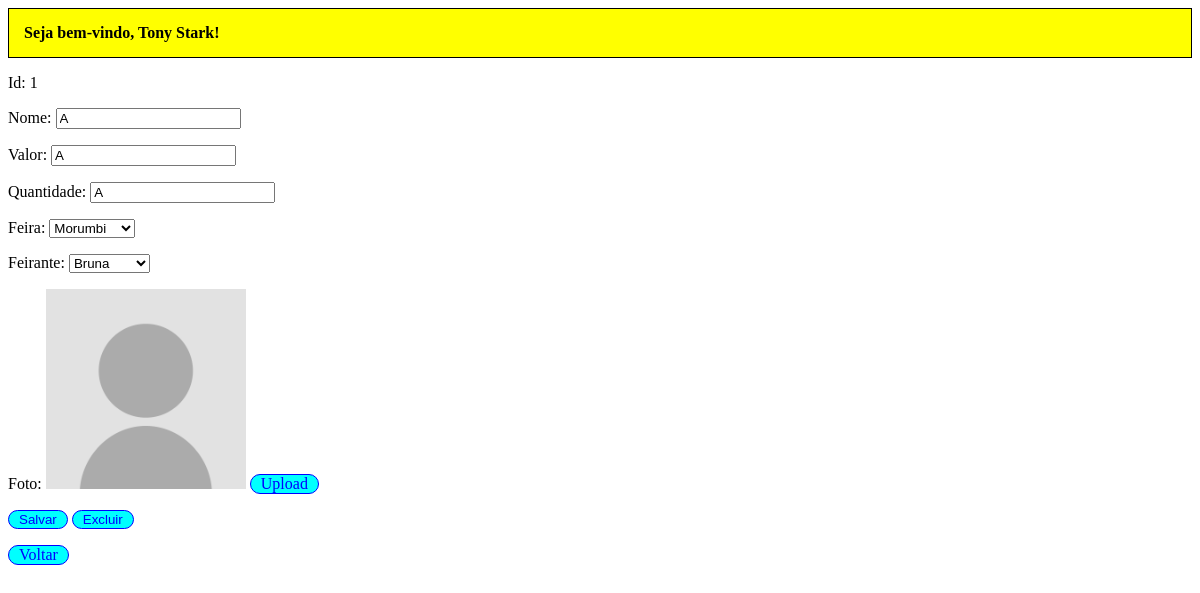
Page /produto/1 (signed in) on the earlier database version.
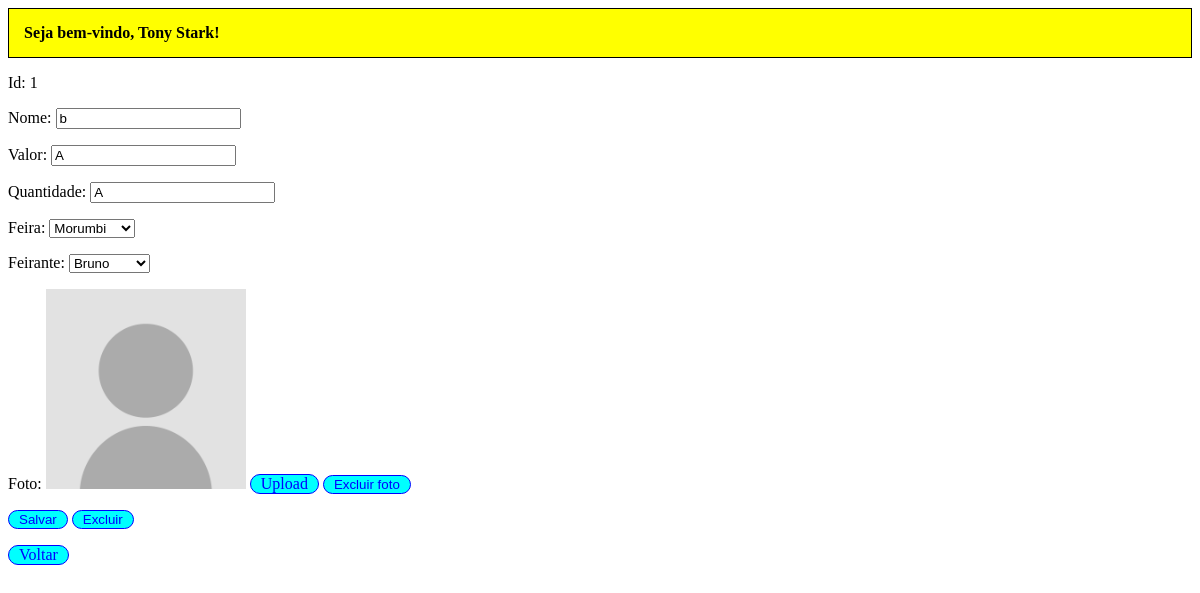
Same page on the later database version.
### tables this page shows
CREATE TABLE produto (
    id_produto INTEGER PRIMARY KEY AUTOINCREMENT,
    nome_produto VARCHAR(50) NOT NULL,
    valor VARCHAR(50) NOT NULL,
    quantidade VARCHAR(1) NOT NULL,
    id_feira INTEGER NOT NULL,
    id_feirante INTEGER NOT NULL,
    id_foto_prod VARCHAR(50) NOT NULL,
    FOREIGN KEY(id_feira) REFERENCES feira(id_feira)
    FOREIGN KEY(id_feirante) REFERENCES feirante(id_feirante)
);

CREATE TABLE feirante (
    id_feirante INTEGER PRIMARY KEY AUTOINCREMENT,
    nome_feirante VARCHAR(50) NOT NULL,
    barraca VARCHAR(50) NOT NULL,
    sexo VARCHAR(1) NOT NULL,
    id_feira INTEGER NOT NULL,
    id_foto VARCHAR(50) NOT NULL,
    FOREIGN KEY(id_feira) REFERENCES feira(id_feira)
);

CREATE TABLE feira (
    id_feira INTEGER PRIMARY KEY AUTOINCREMENT,
    bairro VARCHAR(50) NOT NULL,
    horario VARCHAR(50) NOT NULL,
    dia VARCHAR(50) NOT NULL,
    UNIQUE(bairro)
);

### flask-jinja2-crud-master/serie.py (the view)
@app.route("/produto/<int:id_produto>", methods = ["GET"])
def form_alterar_produto_api(id_produto):
    logado = autenticar_login()
    if logado is None:
        return redirect("/")
    produto = db_consultar_produto(id_produto)
    feiras = db_listar_feiras_ordem()
    feirantes = db_listar_feirantes()
    if produto is None:
        return render_template("menu.html", logado = logado, mensagem = f"Esse produto não existe."), 404
    return render_template("form_produto.html", logado = logado, produto = produto, feiras = feiras, feirantes = feirantes)

### flask-jinja2-crud-master/serie.py (called while the page is built)
def autenticar_login():
    login = request.cookies.get("login", "")
    senha = request.cookies.get("senha", "")
    return db_fazer_login(login, senha)

def row_to_dict(description, row):
    if row is None: return None
    d = {}
    for i in range(0, len(row)):
        d[description[i][0]] = row[i]
    return d

def rows_to_dict(description, rows):
    result = []
    for row in rows:
        result.append(row_to_dict(description, row))
    return result

def conectar():
    return sqlite3.connect('serie.db')

def db_listar_feiras_ordem():
    with closing(conectar()) as con, closing(con.cursor()) as cur:
        cur.execute("SELECT id_feira, bairro, horario, dia FROM feira ORDER BY bairro")
        return rows_to_dict(cur.description, cur.fetchall())

def db_listar_feirantes():
    with closing(conectar()) as con, closing(con.cursor()) as cur:
        cur.execute("SELECT fe.id_feirante, fe.nome_feirante, fe.barraca, fe.sexo, fe.id_feira, fe.id_foto, f.bairro FROM feirante fe INNER JOIN feira f ON fe.id_feira = f.id_feira")
        return rows_to_dict(cur.description, cur.fetchall())

### flask-jinja2-crud-master/templates/form_produto.html (shortened to what this page needs)
{% extends "base.html" %}
{% block conteudo %}
    <form action="/produto/{{ produto['id_produto'] }}" method="POST" id="form_principal" enctype="multipart/form-data">
        {% if produto['id_produto'] != 'novo' %}
            <p>
                <label>Id:</label>
                {{produto['id_produto']}}
            </p>
        {% endif %}
        <p>
            <label for="nome_produto">Nome:</label>
            <input type="text" id="nome_produto" name="nome_produto" autocomplete="off" value="{{produto['nome_produto']}}" required />
        </p>
        <p>
            <label for="valor">Valor:</label>
            <input type="text" id="valor" name="valor" autocomplete="off" value="{{produto['valor']}}" required/>
        </p>
        <p>
            <label for="quantidade">Quantidade:</label>
            <input type="text" id="quantidade" name="quantidade" autocomplete="off" value="{{produto['quantidade']}}" required/>
        </p>
        <p>
            <label for="feira">Feira:</label>
            <select name="id_feira" id="feira">
                {% for feira in feiras %}
                    <option value="{{feira['id_feira']}}" {% if produto['id_feira'] == feira['id_feira'] %}selected="selected"{% endif %}>{{feira['bairro']}}</option>
                {% endfor %}
            </select>
        </p>
        <p>
            <label for="feirante">Feirante:</label>
            <select name="id_feirante" id="feirante">
                {% for feirante in feirantes %}
                    <option value="{{feirante['id_feirante']}}" {% if produto['id_feirante'] == feirante['id_feirante'] %}selected="selected"{% endif %}>{{feirante['nome_feirante']}}</option>
                {% endfor %}
            </select>
        </p>
        <p>
            <label for="foto">Foto:</label>
            {% if produto['id_foto_prod'] != '' %}
                <img src="{{ url_for('produto_download_foto', id_foto_prod = produto['id_foto_prod']) }}" id="foto" width="200"/>
            {% else %}
                <img src="{{ url_for('static', filename = 'no-photo.png') }}" id="foto" width="200"/>
            {% endif %}
            <label for="foto" class="upload">Upload<input type="file" name="foto" /></label>
            {% if produto['id_foto_prod'] != '' %}
                <button type="button" onclick="javascript:apagar_foto();">Excluir foto</button>
            {% endif  %}
        </p>
        <p>
            <button type="submit">Salvar</button>
            {% if produto['id_produto'] != 'novo' %}<button type="button" onclick="javascript:excluir();">Excluir</button>{% endif %}
        </p>
    </form>
    <p><a href="/">Voltar</a></p>
{% endblock %}

Differences in the rows shown:
changed produto "Morumbi": nome_produto "A" → "b"; id_feirante "Bruna" → "Bruno"; id_foto_prod: picture added
Other differences:
text now shown: "Excluir foto"
